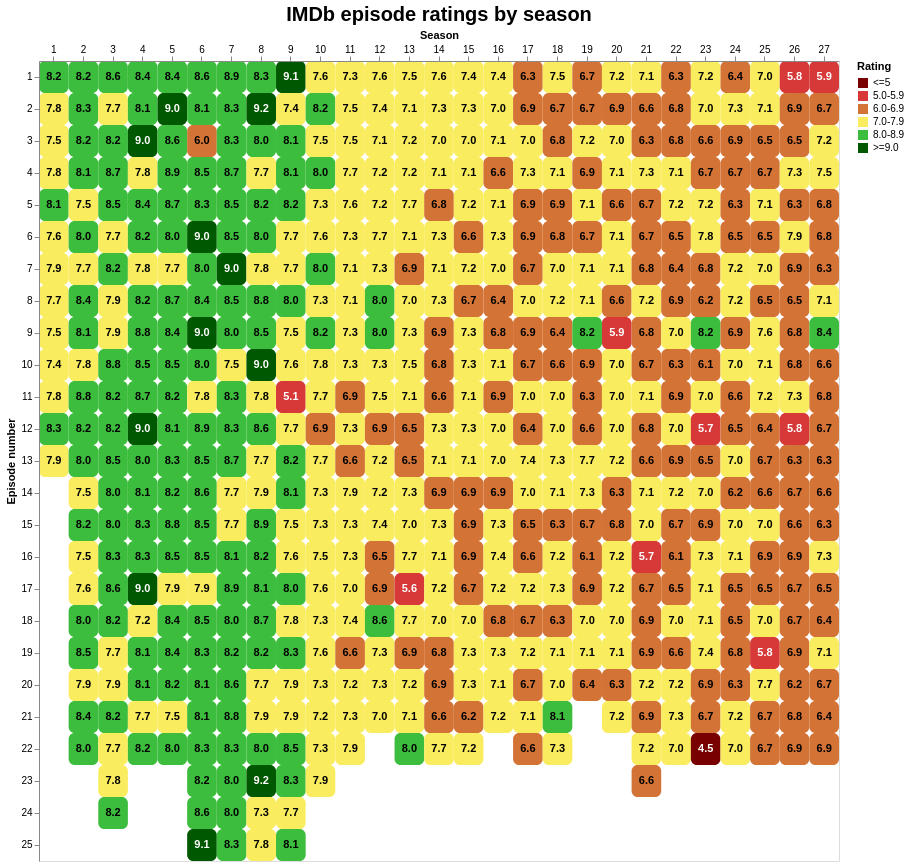

Source (notebook cell):
### Code cell
base = alt.Chart(df).encode(
    x=alt.X("season:O", title="Season", axis=alt.Axis(labelAngle=0, orient="top")),
    y=alt.Y("number_in_season:O", title="Episode number", sort="ascending")
)

heatmap = base.mark_rect(cornerRadius=6).encode(
    color=alt.Color(
        "rating_group:N",
        title="Rating",
        scale=alt.Scale(
            domain=["<=5", "5.0-5.9", "6.0-6.9", "7.0-7.9", "8.0-8.9", ">=9.0"],
            range=["#780000", "#D73939", "#d47336", "#f9ec5f", "#3dbd3d", "#005800"]
        )
    )
)

text = base.mark_text(fontSize=11, fontWeight="bold").encode(
    text=alt.Text("imdb_rating:Q", format=".1f"),
    color=alt.condition(
        (alt.datum.imdb_rating >= 9) | (alt.datum.imdb_rating <= 5.9),
        alt.value("white"),
        alt.value("black")
    )
)

chart_3 = (heatmap + text).properties(
    width=800,
    height=800,
    title="IMDb episode ratings by season"
).configure_title(
    fontSize=20,
    anchor="middle"
)

chart_3

### Figure 1 — Vega-Lite specification as saved in the notebook (floating-point values rounded to 4 significant figures; data arrays with more than 128 entries replaced by an {"elided": "..."} marker saying what was removed)
{"config": {"view": {"continuousWidth": 300, "continuousHeight": 300}, "title": {"anchor": "middle", "fontSize": 20}}, "layer": [{"mark": {"type": "rect", "cornerRadius": 6}, "encoding": {"color": {"field": "rating_group", "scale": {"domain": ["<=5", "5.0-5.9", "6.0-6.9", "7.0-7.9", "8.0-8.9", ">=9.0"], "range": ["#780000", "#D73939", "#d47336", "#f9ec5f", "#3dbd3d", "#005800"]}, "title": "Rating", "type": "nominal"}, "x": {"axis": {"labelAngle": 0, "orient": "top"}, "field": "season", "title": "Season", "type": "ordinal"}, "y": {"field": "number_in_season", "sort": "ascending", "title": "Episode number", "type": "ordinal"}}}, {"mark": {"type": "text", "fontSize": 11, "fontWeight": "bold"}, "encoding": {"color": {"condition": {"test": "((datum.imdb_rating >= 9) || (datum.imdb_rating <= 5.9))", "value": "white"}, "value": "black"}, "text": {"field": "imdb_rating", "format": ".1f", "type": "quantitative"}, "x": {"axis": {"labelAngle": 0, "orient": "top"}, "field": "season", "title": "Season", "type": "ordinal"}, "y": {"field": "number_in_season", "sort": "ascending", "title": "Episode number", "type": "ordinal"}}}], "data": {"name": "data-f8b5d16fb8b95ffcb2d95f366f0df223"}, "height": 800, "title": "IMDb episode ratings by season", "width": 800, "$schema": "https://vega.github.io/schema/vega-lite/v5.20.1.json", "datasets": {"data-f8b5d16fb8b95ffcb2d95f366f0df223": {"elided": "596 records"}}}
